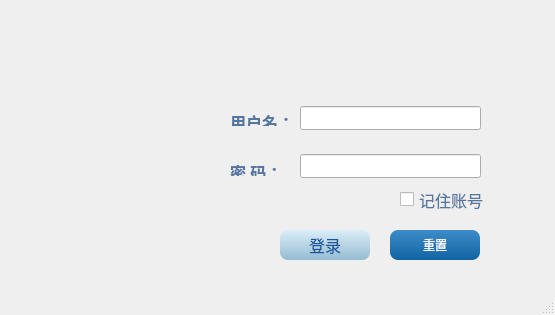
<?xml version="1.0" encoding="UTF-8"?>
<ui version="4.0">
 <class>login_ui</class>
 <widget class="QDialog" name="login_ui">
  <property name="geometry">
   <rect>
    <x>0</x>
    <y>0</y>
    <width>555</width>
    <height>315</height>
   </rect>
  </property>
  <property name="minimumSize">
   <size>
    <width>555</width>
    <height>315</height>
   </size>
  </property>
  <property name="maximumSize">
   <size>
    <width>555</width>
    <height>315</height>
   </size>
  </property>
  <property name="windowTitle">
   <string>登录</string>
  </property>
  <property name="styleSheet">
   <string notr="true"/>
  </property>
  <property name="sizeGripEnabled">
   <bool>true</bool>
  </property>
  <widget class="QLabel" name="password_label">
   <property name="geometry">
    <rect>
     <x>230</x>
     <y>160</y>
     <width>72</width>
     <height>16</height>
    </rect>
   </property>
   <property name="text">
    <string>&lt;html&gt;&lt;head/&gt;&lt;body&gt;&lt;p&gt;&lt;span style=&quot; font-size:12pt; font-weight:600; color:#5676a2;&quot;&gt;密 码：&lt;/span&gt;&lt;/p&gt;&lt;/body&gt;&lt;/html&gt;</string>
   </property>
  </widget>
  <widget class="QCheckBox" name="checkBox">
   <property name="geometry">
    <rect>
     <x>400</x>
     <y>190</y>
     <width>91</width>
     <height>19</height>
    </rect>
   </property>
   <property name="font">
    <font>
     <family>Agency FB</family>
     <pointsize>12</pointsize>
     <weight>50</weight>
     <italic>false</italic>
     <bold>false</bold>
     <underline>true</underline>
    </font>
   </property>
   <property name="styleSheet">
    <string notr="true">font: 12pt &quot;Agency FB&quot;;
color: rgb(86, 118, 162);
text-decoration: underline;</string>
   </property>
   <property name="text">
    <string>记住账号</string>
   </property>
  </widget>
  <widget class="QLabel" name="username_label">
   <property name="geometry">
    <rect>
     <x>230</x>
     <y>110</y>
     <width>72</width>
     <height>16</height>
    </rect>
   </property>
   <property name="text">
    <string>&lt;html&gt;&lt;head/&gt;&lt;body&gt;&lt;p&gt;&lt;span style=&quot; font-size:12pt; font-weight:600; color:#5676a2;&quot;&gt;用户名：&lt;/span&gt;&lt;/p&gt;&lt;/body&gt;&lt;/html&gt;</string>
   </property>
  </widget>
  <widget class="QLabel" name="background">
   <property name="geometry">
    <rect>
     <x>0</x>
     <y>0</y>
     <width>571</width>
     <height>361</height>
    </rect>
   </property>
   <property name="minimumSize">
    <size>
     <width>571</width>
     <height>361</height>
    </size>
   </property>
   <property name="styleSheet">
    <string notr="true">background-image: url(:/images/background.png);</string>
   </property>
   <property name="text">
    <string/>
   </property>
  </widget>
  <widget class="QLabel" name="logo_label">
   <property name="geometry">
    <rect>
     <x>40</x>
     <y>105</y>
     <width>160</width>
     <height>160</height>
    </rect>
   </property>
   <property name="styleSheet">
    <string notr="true">border-image: url(:/images/MNSSlogo.png);</string>
   </property>
   <property name="text">
    <string/>
   </property>
  </widget>
  <widget class="QLineEdit" name="username">
   <property name="geometry">
    <rect>
     <x>300</x>
     <y>106</y>
     <width>181</width>
     <height>24</height>
    </rect>
   </property>
   <property name="font">
    <font>
     <family>黑体</family>
     <pointsize>14</pointsize>
    </font>
   </property>
  </widget>
  <widget class="QLineEdit" name="password">
   <property name="geometry">
    <rect>
     <x>300</x>
     <y>154</y>
     <width>181</width>
     <height>24</height>
    </rect>
   </property>
   <property name="font">
    <font>
     <family>黑体</family>
     <pointsize>14</pointsize>
    </font>
   </property>
   <property name="styleSheet">
    <string notr="true">lineedit-password-character:42</string>
   </property>
   <property name="echoMode">
    <enum>QLineEdit::Password</enum>
   </property>
  </widget>
  <widget class="QPushButton" name="reset_button">
   <property name="geometry">
    <rect>
     <x>390</x>
     <y>230</y>
     <width>90</width>
     <height>30</height>
    </rect>
   </property>
   <property name="styleSheet">
    <string notr="true">QPushButton{
	background-color: qlineargradient(spread:pad, x1:0, y1:1, x2:0, y2:0, stop:0 rgba(17, 100, 162, 255), stop:1 rgba(61, 140, 201, 255));
    border-style: outset;
    border-radius: 8px;
	font: 75 12pt &quot;黑体&quot;;
	color:white;
    }
QPushButton:pressed {
    background-color: qlineargradient(spread:pad, x1:0, y1:1, x2:0, y2:0, stop:0 rgba(149, 187, 209, 255), stop:1 rgba(218, 238, 249, 255));
    border-style: inset;
    border-radius: 8px;
	font: 75 12pt &quot;黑体&quot;;
	color:#15589C;
    }</string>
   </property>
   <property name="text">
    <string>重置</string>
   </property>
  </widget>
  <widget class="QPushButton" name="login_button">
   <property name="geometry">
    <rect>
     <x>280</x>
     <y>230</y>
     <width>90</width>
     <height>30</height>
    </rect>
   </property>
   <property name="font">
    <font>
     <family>黑体</family>
     <pointsize>12</pointsize>
     <weight>9</weight>
     <italic>false</italic>
     <bold>false</bold>
    </font>
   </property>
   <property name="styleSheet">
    <string notr="true">QPushButton{
    background-color: qlineargradient(spread:pad, x1:0, y1:1, x2:0, y2:0, stop:0 rgba(149, 187, 209, 255), stop:1 rgba(218, 238, 249, 255));
    border-style: outset;
    border-radius: 8px;
	font: 75 12pt &quot;黑体&quot;;
	color:#15589C;
    }
QPushButton:pressed {
    background-color: qlineargradient(spread:pad, x1:0, y1:1, x2:0, y2:0, stop:0 rgba(17, 100, 162, 255), stop:1 rgba(61, 140, 201, 255));
    border-style: inset;
    border-radius: 8px;
	font: 75 12pt &quot;黑体&quot;;
	color:white;
    }</string>
   </property>
   <property name="text">
    <string>登录</string>
   </property>
  </widget>
  <zorder>background</zorder>
  <zorder>password_label</zorder>
  <zorder>checkBox</zorder>
  <zorder>username_label</zorder>
  <zorder>logo_label</zorder>
  <zorder>username</zorder>
  <zorder>password</zorder>
  <zorder>reset_button</zorder>
  <zorder>login_button</zorder>
 </widget>
 <resources>
  <include location="../../resources/resources.qrc"/>
 </resources>
 <connections/>
</ui>
